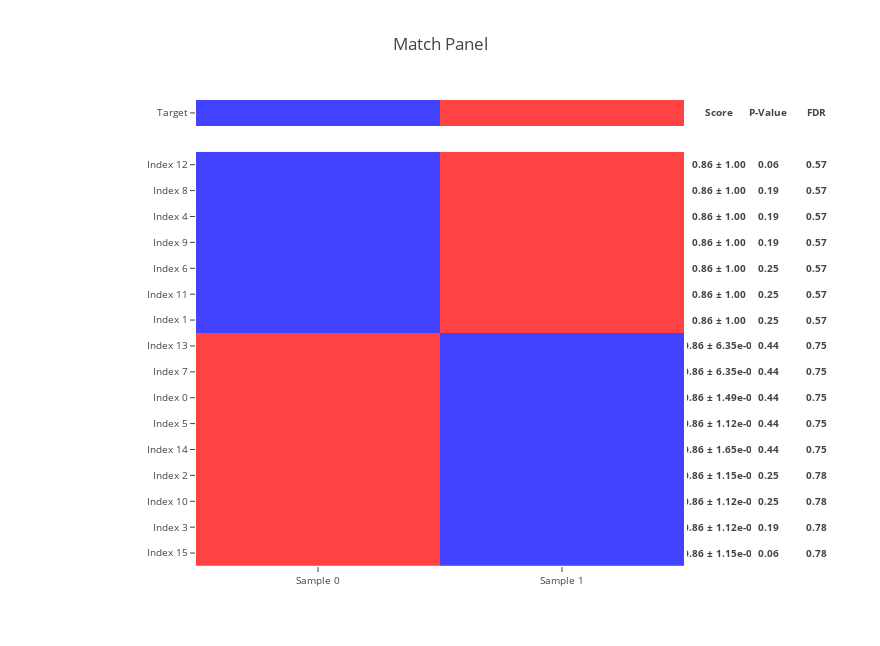

The code cell stored with this chart in its notebook:
### Code cell
import pandas as pd


target = [
    0,
    2,
]

target = pd.Series(
    target, 
    name='Target',
    index=('Sample {}'.format(i) for i in range(len(target))),
)

n_row = 8

features = pd.DataFrame(
    np.random.random_sample(size=(
        n_row,
        target.size,
    )),
    index=('Index {}'.format(i) for i in range(n_row)),
    columns=target.index,
)

score_moe_p_value_fdr = make_match_panel(
    target,
    features,
    n_sampling=2,
    n_permutation=1,
)

score_moe_p_value_fdr

### Figure 1 — Plotly figure (JSON) as saved in the notebook; plotly's stock layout.template omitted (floating-point values rounded to 4 significant figures; data arrays with more than 128 entries replaced by an {"elided": "..."} marker saying what was removed)
{"data": [{"colorscale": {"elided": "256x2 mixed values"}, "showscale": false, "text": [["Sample 0", "Sample 1"]], "type": "heatmap", "uid": "639a5f8b-1185-41e8-9171-24a10bb564c3", "x": ["Sample 0", "Sample 1"], "y": ["Target"], "yaxis": "y2", "z": [[-1, 1]]}, {"colorscale": {"elided": "256x2 mixed values"}, "showscale": false, "type": "heatmap", "uid": "a6055643-04a4-4eda-8115-dfc900f29ad3", "x": ["Sample 0", "Sample 1"], "y": ["Index 15", "Index 3", "Index 10", "Index 2", "Index 14", "Index 5", "Index 0", "Index 7", "Index 13", "Index 1", "Index 11", "Index 6", "Index 9", "Index 4", "Index 8", "Index 12"], "yaxis": "y", "z": [[1, -1], [1.0, -1.0], [1.0, -1.0], [1, -1], [1, -1], [1, -1], [1.0, -1.0], [1, -1], [1, -1], [-1, 1], [-1, 1], [-1, 1], [-1, 1], [-1, 1], [-1, 1], [-1, 1]], "zmax": 1.0, "zmin": -1.0}], "layout": {"annotations": [{"font": {"size": 9.6}, "showarrow": false, "text": "<b>Score</b>", "width": 64, "x": 1.002, "xanchor": "left", "xref": "paper", "y": 0.9722, "yanchor": "middle", "yref": "paper"}, {"font": {"size": 9.6}, "showarrow": false, "text": "<b>0.86 ± 1.00</b>", "width": 64, "x": 1.002, "xanchor": "left", "xref": "paper", "y": 0.8611, "yanchor": "middle", "yref": "paper"}, {"font": {"size": 9.6}, "showarrow": false, "text": "<b>0.86 ± 1.00</b>", "width": 64, "x": 1.002, "xanchor": "left", "xref": "paper", "y": 0.8056, "yanchor": "middle", "yref": "paper"}, {"font": {"size": 9.6}, "showarrow": false, "text": "<b>0.86 ± 1.00</b>", "width": 64, "x": 1.002, "xanchor": "left", "xref": "paper", "y": 0.75, "yanchor": "middle", "yref": "paper"}, {"font": {"size": 9.6}, "showarrow": false, "text": "<b>0.86 ± 1.00</b>", "width": 64, "x": 1.002, "xanchor": "left", "xref": "paper", "y": 0.6944, "yanchor": "middle", "yref": "paper"}, {"font": {"size": 9.6}, "showarrow": false, "text": "<b>0.86 ± 1.00</b>", "width": 64, "x": 1.002, "xanchor": "left", "xref": "paper", "y": 0.6389, "yanchor": "middle", "yref": "paper"}, {"font": {"size": 9.6}, "showarrow": false, "text": "<b>0.86 ± 1.00</b>", "width": 64, "x": 1.002, "xanchor": "left", "xref": "paper", "y": 0.5833, "yanchor": "middle", "yref": "paper"}, {"font": {"size": 9.6}, "showarrow": false, "text": "<b>0.86 ± 1.00</b>", "width": 64, "x": 1.002, "xanchor": "left", "xref": "paper", "y": 0.5278, "yanchor": "middle", "yref": "paper"}, {"font": {"size": 9.6}, "showarrow": false, "text": "<b>-0.86 ± 6.35e-08</b>", "width": 64, "x": 1.002, "xanchor": "left", "xref": "paper", "y": 0.4722, "yanchor": "middle", "yref": "paper"}, {"font": {"size": 9.6}, "showarrow": false, "text": "<b>-0.86 ± 6.35e-08</b>", "width": 64, "x": 1.002, "xanchor": "left", "xref": "paper", "y": 0.4167, "yanchor": "middle", "yref": "paper"}, {"font": {"size": 9.6}, "showarrow": false, "text": "<b>-0.86 ± 1.49e-08</b>", "width": 64, "x": 1.002, "xanchor": "left", "xref": "paper", "y": 0.3611, "yanchor": "middle", "yref": "paper"}, {"font": {"size": 9.6}, "showarrow": false, "text": "<b>-0.86 ± 1.12e-07</b>", "width": 64, "x": 1.002, "xanchor": "left", "xref": "paper", "y": 0.3056, "yanchor": "middle", "yref": "paper"}, {"font": {"size": 9.6}, "showarrow": false, "text": "<b>-0.86 ± 1.65e-07</b>", "width": 64, "x": 1.002, "xanchor": "left", "xref": "paper", "y": 0.25, "yanchor": "middle", "yref": "paper"}, {"font": {"size": 9.6}, "showarrow": false, "text": "<b>-0.86 ± 1.15e-07</b>", "width": 64, "x": 1.002, "xanchor": "left", "xref": "paper", "y": 0.1944, "yanchor": "middle", "yref": "paper"}, {"font": {"size": 9.6}, "showarrow": false, "text": "<b>-0.86 ± 1.12e-07</b>", "width": 64, "x": 1.002, "xanchor": "left", "xref": "paper", "y": 0.1389, "yanchor": "middle", "yref": "paper"}, {"font": {"size": 9.6}, "showarrow": false, "text": "<b>-0.86 ± 1.12e-07</b>", "width": 64, "x": 1.002, "xanchor": "left", "xref": "paper", "y": 0.08333, "yanchor": "middle", "yref": "paper"}, {"font": {"size": 9.6}, "showarrow": false, "text": "<b>-0.86 ± 1.15e-07</b>", "width": 64, "x": 1.002, "xanchor": "left", "xref": "paper", "y": 0.02778, "yanchor": "middle", "yref": "paper"}, {"font": {"size": 9.6}, "showarrow": false, "text": "<b>P-Value</b>", "width": 64, "x": 1.102, "xanchor": "left", "xref": "paper", "y": 0.9722, "yanchor": "middle", "yref": "paper"}, {"font": {"size": 9.6}, "showarrow": false, "text": "<b>0.06</b>", "width": 64, "x": 1.102, "xanchor": "left", "xref": "paper", "y": 0.8611, "yanchor": "middle", "yref": "paper"}, {"font": {"size": 9.6}, "showarrow": false, "text": "<b>0.19</b>", "width": 64, "x": 1.102, "xanchor": "left", "xref": "paper", "y": 0.8056, "yanchor": "middle", "yref": "paper"}, {"font": {"size": 9.6}, "showarrow": false, "text": "<b>0.19</b>", "width": 64, "x": 1.102, "xanchor": "left", "xref": "paper", "y": 0.75, "yanchor": "middle", "yref": "paper"}, {"font": {"size": 9.6}, "showarrow": false, "text": "<b>0.19</b>", "width": 64, "x": 1.102, "xanchor": "left", "xref": "paper", "y": 0.6944, "yanchor": "middle", "yref": "paper"}, {"font": {"size": 9.6}, "showarrow": false, "text": "<b>0.25</b>", "width": 64, "x": 1.102, "xanchor": "left", "xref": "paper", "y": 0.6389, "yanchor": "middle", "yref": "paper"}, {"font": {"size": 9.6}, "showarrow": false, "text": "<b>0.25</b>", "width": 64, "x": 1.102, "xanchor": "left", "xref": "paper", "y": 0.5833, "yanchor": "middle", "yref": "paper"}, {"font": {"size": 9.6}, "showarrow": false, "text": "<b>0.25</b>", "width": 64, "x": 1.102, "xanchor": "left", "xref": "paper", "y": 0.5278, "yanchor": "middle", "yref": "paper"}, {"font": {"size": 9.6}, "showarrow": false, "text": "<b>0.44</b>", "width": 64, "x": 1.102, "xanchor": "left", "xref": "paper", "y": 0.4722, "yanchor": "middle", "yref": "paper"}, {"font": {"size": 9.6}, "showarrow": false, "text": "<b>0.44</b>", "width": 64, "x": 1.102, "xanchor": "left", "xref": "paper", "y": 0.4167, "yanchor": "middle", "yref": "paper"}, {"font": {"size": 9.6}, "showarrow": false, "text": "<b>0.44</b>", "width": 64, "x": 1.102, "xanchor": "left", "xref": "paper", "y": 0.3611, "yanchor": "middle", "yref": "paper"}, {"font": {"size": 9.6}, "showarrow": false, "text": "<b>0.44</b>", "width": 64, "x": 1.102, "xanchor": "left", "xref": "paper", "y": 0.3056, "yanchor": "middle", "yref": "paper"}, {"font": {"size": 9.6}, "showarrow": false, "text": "<b>0.44</b>", "width": 64, "x": 1.102, "xanchor": "left", "xref": "paper", "y": 0.25, "yanchor": "middle", "yref": "paper"}, {"font": {"size": 9.6}, "showarrow": false, "text": "<b>0.25</b>", "width": 64, "x": 1.102, "xanchor": "left", "xref": "paper", "y": 0.1944, "yanchor": "middle", "yref": "paper"}, {"font": {"size": 9.6}, "showarrow": false, "text": "<b>0.25</b>", "width": 64, "x": 1.102, "xanchor": "left", "xref": "paper", "y": 0.1389, "yanchor": "middle", "yref": "paper"}, {"font": {"size": 9.6}, "showarrow": false, "text": "<b>0.19</b>", "width": 64, "x": 1.102, "xanchor": "left", "xref": "paper", "y": 0.08333, "yanchor": "middle", "yref": "paper"}, {"font": {"size": 9.6}, "showarrow": false, "text": "<b>0.06</b>", "width": 64, "x": 1.102, "xanchor": "left", "xref": "paper", "y": 0.02778, "yanchor": "middle", "yref": "paper"}, {"font": {"size": 9.6}, "showarrow": false, "text": "<b>FDR</b>", "width": 64, "x": 1.202, "xanchor": "left", "xref": "paper", "y": 0.9722, "yanchor": "middle", "yref": "paper"}, {"font": {"size": 9.6}, "showarrow": false, "text": "<b>0.57</b>", "width": 64, "x": 1.202, "xanchor": "left", "xref": "paper", "y": 0.8611, "yanchor": "middle", "yref": "paper"}, {"font": {"size": 9.6}, "showarrow": false, "text": "<b>0.57</b>", "width": 64, "x": 1.202, "xanchor": "left", "xref": "paper", "y": 0.8056, "yanchor": "middle", "yref": "paper"}, {"font": {"size": 9.6}, "showarrow": false, "text": "<b>0.57</b>", "width": 64, "x": 1.202, "xanchor": "left", "xref": "paper", "y": 0.75, "yanchor": "middle", "yref": "paper"}, {"font": {"size": 9.6}, "showarrow": false, "text": "<b>0.57</b>", "width": 64, "x": 1.202, "xanchor": "left", "xref": "paper", "y": 0.6944, "yanchor": "middle", "yref": "paper"}, {"font": {"size": 9.6}, "showarrow": false, "text": "<b>0.57</b>", "width": 64, "x": 1.202, "xanchor": "left", "xref": "paper", "y": 0.6389, "yanchor": "middle", "yref": "paper"}, {"font": {"size": 9.6}, "showarrow": false, "text": "<b>0.57</b>", "width": 64, "x": 1.202, "xanchor": "left", "xref": "paper", "y": 0.5833, "yanchor": "middle", "yref": "paper"}, {"font": {"size": 9.6}, "showarrow": false, "text": "<b>0.57</b>", "width": 64, "x": 1.202, "xanchor": "left", "xref": "paper", "y": 0.5278, "yanchor": "middle", "yref": "paper"}, {"font": {"size": 9.6}, "showarrow": false, "text": "<b>0.75</b>", "width": 64, "x": 1.202, "xanchor": "left", "xref": "paper", "y": 0.4722, "yanchor": "middle", "yref": "paper"}, {"font": {"size": 9.6}, "showarrow": false, "text": "<b>0.75</b>", "width": 64, "x": 1.202, "xanchor": "left", "xref": "paper", "y": 0.4167, "yanchor": "middle", "yref": "paper"}, {"font": {"size": 9.6}, "showarrow": false, "text": "<b>0.75</b>", "width": 64, "x": 1.202, "xanchor": "left", "xref": "paper", "y": 0.3611, "yanchor": "middle", "yref": "paper"}, {"font": {"size": 9.6}, "showarrow": false, "text": "<b>0.75</b>", "width": 64, "x": 1.202, "xanchor": "left", "xref": "paper", "y": 0.3056, "yanchor": "middle", "yref": "paper"}, {"font": {"size": 9.6}, "showarrow": false, "text": "<b>0.75</b>", "width": 64, "x": 1.202, "xanchor": "left", "xref": "paper", "y": 0.25, "yanchor": "middle", "yref": "paper"}, {"font": {"size": 9.6}, "showarrow": false, "text": "<b>0.78</b>", "width": 64, "x": 1.202, "xanchor": "left", "xref": "paper", "y": 0.1944, "yanchor": "middle", "yref": "paper"}, {"font": {"size": 9.6}, "showarrow": false, "text": "<b>0.78</b>", "width": 64, "x": 1.202, "xanchor": "left", "xref": "paper", "y": 0.1389, "yanchor": "middle", "yref": "paper"}, {"font": {"size": 9.6}, "showarrow": false, "text": "<b>0.78</b>", "width": 64, "x": 1.202, "xanchor": "left", "xref": "paper", "y": 0.08333, "yanchor": "middle", "yref": "paper"}, {"font": {"size": 9.6}, "showarrow": false, "text": "<b>0.78</b>", "width": 64, "x": 1.202, "xanchor": "left", "xref": "paper", "y": 0.02778, "yanchor": "middle", "yref": "paper"}], "height": 646.2, "margin": {"l": 196, "r": 196}, "title": "Match Panel", "width": 880, "xaxis": {"anchor": "y", "tickfont": {"size": 9.6}}, "yaxis": {"domain": [0, 0.8889], "dtick": 1, "tickfont": {"size": 9.6}}, "yaxis2": {"domain": [0.9444, 1], "tickfont": {"size": 9.6}}}}
